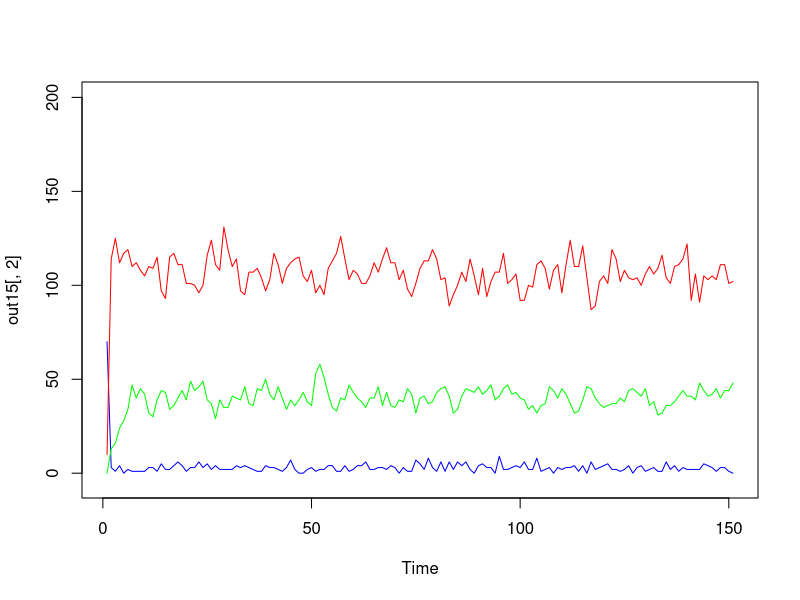
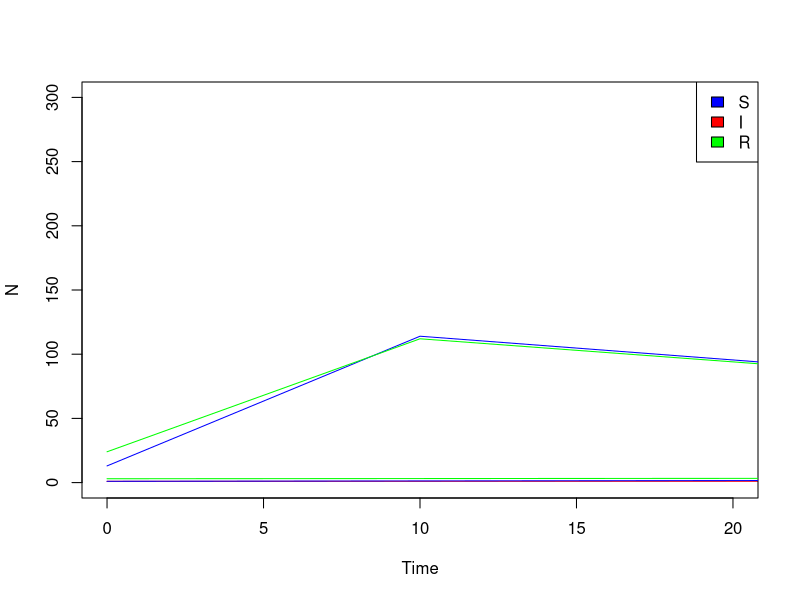

These charts were generated, in order, by the following R code: (Note: this script raises an error after producing the figures.)
### gillespie model with no variation, just stochasticity

pick_individuals <- function(N0, traitmean, traitsd) {
  meanlog <- log(traitmean^2/sqrt(traitsd^2+traitmean^2))
  sdlog <- sqrt(log(traitsd^2/traitmean^2+1))
  return(rlnorm(N0, meanlog=meanlog, sdlog=sdlog))
}


gillespie.SIR.noVar <- function(tmax, params, x, seed=floor(runif(1,1,1e5))) {
  set.seed(seed)
  beta = params["beta"]
  alpha = params["alpha"]
  gamma = params["gamma"]
  varB = params["varB"]
  b = params["b"]
  bs = params["bs"]
  d = params["d"]
  ds = params["ds"]
  
  S=x["S"]
  I=x["I"]
  R=x["R"]
  
  ## draw the traits of our infected individuals
  #beta_i <- pick_individuals(I, traitmean=beta, traitsd=sqrt(varB))
  
  # start at time 0
  t <- 0 
  
  results <- vector(mode='list', length=100000)
  results[[1]] <- list(t, S, I, R)
  
  ## row counter
  i <- 2
  
  #start algorithm
  while(t < tmax & I >0){
    irate = beta*S*I
    rrate = gamma*I
    brate <- (b - bs*(S+I+R)) * (S+I+R)
    drateS <-S*(d)
    drateI <-I*(d+alpha)
    drateR <- R*(d)
    
    rates<-c(irate,rrate,brate,drateS,drateI,drateR)  
    
    ## what time does the event happen?
    dt <- rexp(1, rate=sum(rates))
    
    ## update t 
    t <- t + dt
    
    ## "wheel of fortune"
    wheel <- cumsum(rates)/sum(rates)
    
    ## which event happens? Draw a random uniform to determine
    rand <- runif(1)
    
    ## if event==1, infection
    ## if event==2, recovery
    ## if event==3, birth
    ## if event==4, death of S
    ## if event==5, death of I
    ## if event==6, death of R
    event <- 1 + sum(rand > wheel) 
    if (event==1){### infection event
      S <- S-1
      I <- I+1
    }
    
    else if (event==2){ ### recover
      R <- R+1
      I <- I-1
    }
    else if (event==3){ ### birth
      S <- S+1
    }
    else if (event==4) { ### death of S
      S <- S-1
    }
    else if (event==5) {### death of I
      I <- I-1
    }
    else    {   ### death of R
      R <- R-1 
    }
    
    results[[i]] <- list(t, S, I, R)
    i <- i +1
    
} 
  
  results <- results[1:(i-1)]
  ## simplify what you're storing so R doesn't crash because the datafiles are too big
  results <- data.frame(time=sapply(results, function(r) r[[1]]),
                        S=sapply(results, function(r) r[[2]]), 
                        I=sapply(results, function(r) r[[3]]),
                        R=sapply(results, function(r) r[[4]]))
  ## only keep the state of the system at times 0, 0.1, 0.2, ..., tmax-0.2, tmax-0.1, tmax
  results <- results[sapply(seq(0,tmax,1), function(t) min(which(results$time >= t))),]
  ## these two steps reduce the size of 'results' ~1000-fold
  
  return(results)
}



## output

x = c(S=70, I=10, R=0)
tmax <- 150
params4 = c(beta=.25, alpha=.15, gamma=.15, varB=1e-3, b=2, d=0.4, bs=0.01, ds=0.01)

out15 <- gillespie.SIR.noVar(tmax, params4, x)

plot.ts(out15[,2], col="blue", ylim=c(-5, 200))
lines(out15[,3], col="red")
lines(out15[,4], col="green")
 


## plot S, I, R
plot(unlist(lapply(out15, function(y) y[[1]])), unlist(lapply(out15, function(y) length(y[[3]]))), col="red",
     type='l',lwd=1,xlab='Time', ylab="N", ylim=c(0,300), xlim=c(0,20)) #main="beta=0.1, alpha=0.1, gamma=0.5,varB=1e-3, b=2.5, d=0.4")
# plot number of susceptible
lines(unlist(lapply(out15, function(y) y[[1]])), unlist(lapply(out15, function(y) y[[2]])),col="blue", 
      type='l',lwd=1, xlab="Time", ylab="Number susceptible")
# plot number of recovered
lines(unlist(lapply(out15, function(y) y[[1]])), unlist(lapply(out15, function(y) y[[4]])), col="green",
      type='l',lwd=1, xlab="Time", ylab="Number recovered")
legend("topright",legend=c("S","I","R"),fill=c("blue","red","green"))


# multiple runs

seeds <- floor(runif(20,1,1e5)) # set seeds
library(parallel)
detectCores() # detect how many cores there are
mclapply(seeds,
         function(s) gillespie.SIR3(tmax, params4, x, s),
         mc.cores=4) -> out

## Compute number of individuals at times 0, 1, 2, ... 400
timeSeq <- 0:400
storeMatrix <- array(NA, dim=c(length(timeSeq),length(out)))
for (j in 1:length(out)) {
  o <- out[[j]]
  recordTimes <- lapply(o, function(o2) o2[[1]]) %>% unlist
  storeVector <- rep(0, length=length(timeSeq))
  listInds <- sapply(timeSeq, function(t) which(recordTimes >= t) %>% min)
  if (any(is.infinite(listInds)))
    listInds <- listInds[-which(is.infinite(listInds))] 
  storeVector[1:length(listInds)] <- sapply(listInds, function(i) mean(o[[i]][[3]])) ## number of infecteds
  storeMatrix[,j] <- storeVector
}

plot.new()
plot.window(xlim=c(0,400), ylim=c(0,2.3))
axis(1);axis(2);box('plot')
for (i in 1:ncol(storeMatrix)) lines(0:400, storeMatrix[,i], col=gray(0.4))
lines(0:400, apply(storeMatrix, 1, mean), col=2, lwd=2)

lapply(out, function(o) lapply(o, function(o2) o2[[1]]) %>% unlist)


#### output
plot(unlist(lapply(out11, function(y) y[[1]])), unlist(lapply(out11, function(y) length(y[[3]]))), col="red",
     type='l',lwd=1,xlab='Time', ylab="N", ylim=c(-5,100), xlim=c(0,400)) #main="beta=0.1, alpha=0.1, gamma=0.5,varB=1e-3, b=2.5, d=0.4")
# plot number of susceptible
lines(unlist(lapply(out11, function(y) y[[1]])), unlist(lapply(out11, function(y) y[[2]])),col="blue", 
      type='l',lwd=1, xlab="Time", ylab="Number susceptible")
# plot number of recovered
lines(unlist(lapply(out11, function(y) y[[1]])), unlist(lapply(out11, function(y) y[[4]])), col="green",
      type='l',lwd=1, xlab="Time", ylab="Number recovered")
legend("topright",legend=c("S","I","R"),fill=c("blue","red","green"))

